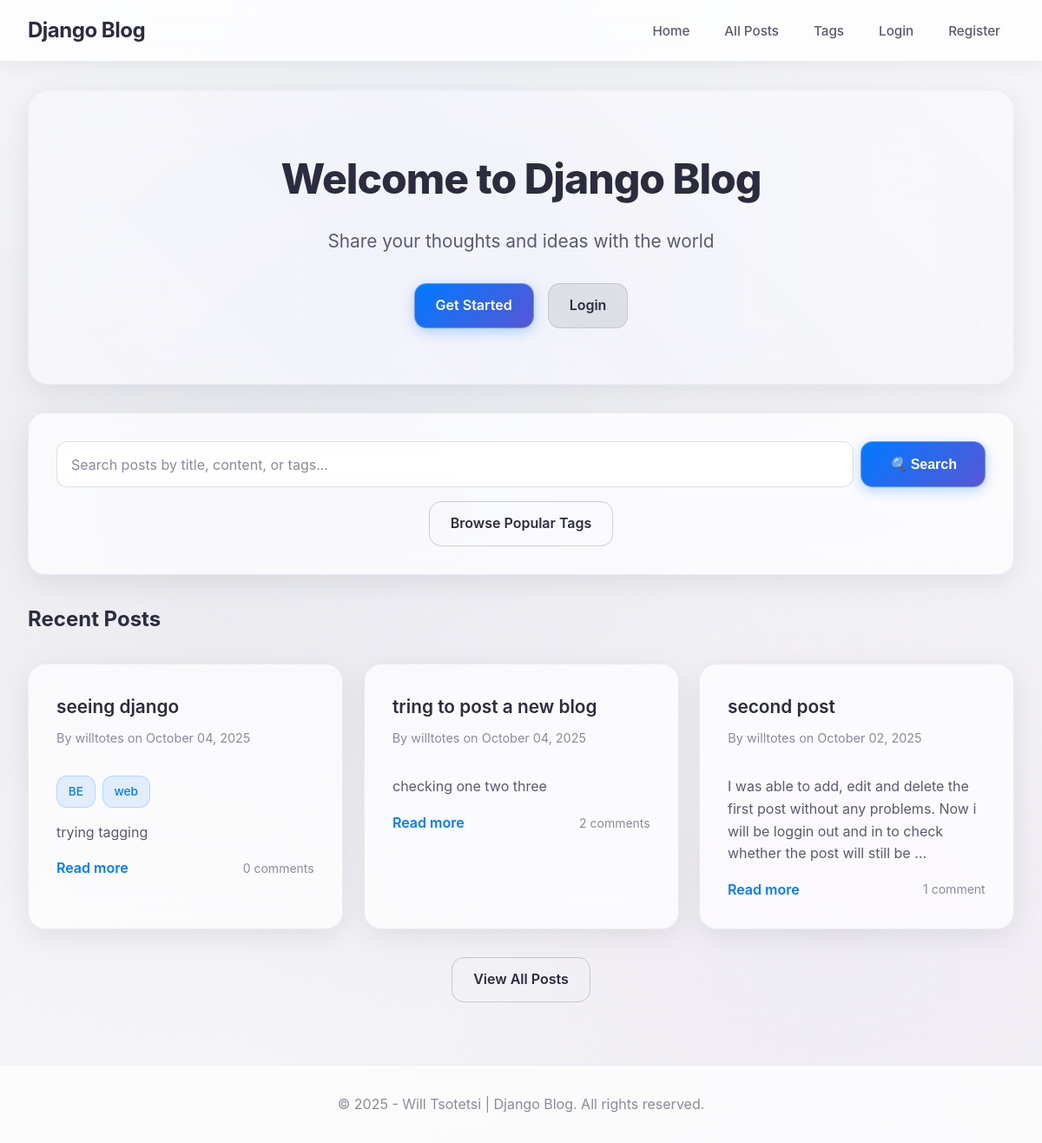
The page / on the database its author committed.
### blog/models.py (models this page shows, shortened)
class Post(models.Model):
    title = models.CharField(max_length=200)
    content = models.TextField()
    published_date = models.DateTimeField(default=timezone.now)
    author = models.ForeignKey(User, on_delete=models.CASCADE)
    tags = TaggableManager(blank=True)
    def comment_count(self):
        return self.comments.count()

### blog/views.py (the view)
# urls.py: path('', views.home, name='home'),
def home(request):
    posts = Post.objects.all().order_by('-published_date')[:3]
    return  render(request, 'blog/home.html', {'posts': posts})

### blog/templates/blog/home.html (shortened to what this page needs)
{% extends "blog/base.html" %}
{% block content %}
<div class="hero-section">
    <h1>Welcome to Django Blog</h1>
    <p>Share your thoughts and ideas with the world</p>
    {% if not user.is_authenticated %}
    <div class="hero-buttons">
        <a href="{% url 'register' %}" class="btn btn-primary">Get Started</a>
        <a href="{% url 'login' %}" class="btn btn-secondary">Login</a>
    </div>
    {% endif %}
</div>
<div class="search-section">
    <div class="search-container">
        <form method="GET" action="{% url 'search' %}" class="search-form">
            <div class="input-group">
                <input type="text" name="q" class="form-control search-input"
                       placeholder="Search posts by title, content, or tags..."
                       value="{{ request.GET.q }}">
                <button type="submit" class="btn btn-primary search-btn">
                    <i class="search-icon">🔍</i> Search
                </button>
            </div>
        </form>
        <div class="search-actions">
            <a href="{% url 'popular-tags' %}" class="btn btn-outline">Browse Popular Tags</a>
        </div>
    </div>
</div>
<div class="recent-posts">
    <h2>Recent Posts</h2>
    {% if posts %}
        <div class="posts-grid">
            {% for post in posts %}
            <article class="post-card">
                <h3><a href="{% url 'post-detail' post.pk %}">{{ post.title }}</a></h3>
                <p class="post-meta">
                    By {{ post.author.username }} on {{ post.published_date|date:"F d, Y" }}
                </p>
                {% if post.tags.all %}
                <div class="post-tags-small">
                    {% for tag in post.tags.all %}
                    <a href="{% url 'tagged-posts' tag.name %}" class="tag tag-small">{{ tag.name }}</a>
                    {% endfor %}
                </div>
                {% endif %}
                <p class="post-excerpt">
                    {{ post.content|truncatewords:30 }}
                </p>
                <div class="post-card-actions">
                    <a href="{% url 'post-detail' post.pk %}" class="read-more">Read more</a>
                    <span class="comment-count-small">{{ post.comment_count }} comment{{ post.comment_count|pluralize }}</span>
                </div>
            </article>
            {% endfor %}
        </div>
        <div class="view-all">
            <a href="{% url 'post-list' %}" class="btn btn-outline">View All Posts</a>
        </div>
    {% else %}
        <div class="no-posts">
            <p>No posts yet. {% if user.is_authenticated %}<a href="{% url 'post-create' %}">Create the first post!</a>{% else %}<a href="{% url 'register' %}">Join now to start writing</a>{% endif %}</p>
        </div>
    {% endif %}
</div>
{% endblock %}

### blog/templates/blog/base.html (shortened to what this page needs)
<!DOCTYPE html>
<html lang="en">
<head>
    {% load static %}
    <link rel="stylesheet" href="{% static '/blog/css/style.css' %}">
</head>
<body>
    <header>
        <nav class="navbar">
            <div class="nav-container">
                <a href="{% url 'home' %}" class="nav-logo">Django Blog</a>
                <ul class="nav-menu">
                    <li class="nav-item">
                        <a href="{% url 'home' %}" class="nav-link">Home</a>
                    </li>
                    <li class="nav-item">
                        <a href="{% url 'post-list' %}" class="nav-link">All Posts</a>
                    </li>
                    <li class="nav-item">
                        <a href="{% url 'popular-tags' %}" class="nav-link">Tags</a>
                    </li>
                    {% if user.is_authenticated %}
                    <li class="nav-item">
                        <a href="{% url 'post-create' %}" class="nav-link">New Post</a>
                    </li>
                    <li class="nav-item">
                        <a href="{% url 'profile' %}" class="nav-link">Profile</a>
                    </li>
                    <li class="nav-item">
                        <span class="nav-link">Welcome, {{ user.username }}</span>
                    </li>
                    <li class="nav-item">
                        <form method="post" action="{% url 'logout' %}" class="logout-form">
                            {% csrf_token %}
                            <button type="submit" class="nav-link btn-logout">Logout</button>
                        </form>
                    </li>
                    {% else %}
                    <li class="nav-item">
                        <a href="{% url 'login' %}" class="nav-link">Login</a>
                    </li>
                    <li class="nav-item">
                        <a href="{% url 'register' %}" class="nav-link">Register</a>
                    </li>
                    {% endif %}
                </ul>
            </div>
        </nav>
    </header>
    <main class="container">
        {% block content %}
        {% endblock %}
    </main>
    <footer>
        <div class="footer-content">
            <p>&copy; 2025 - Will Tsotetsi | Django Blog. All rights reserved.</p>
        </div>
    </footer>
</body>
</html>

### rows shown on the page
Post: title "seeing django", author.username "willtotes", published_date "October 04, 2025", content "trying tagging", comment_count "0"
Tag: name "BE"
Tag: name "web"
Post: title "tring to post a new blog", author.username "willtotes", published_date "October 04, 2025", content "checking one two three", comment_count "2"
Post: title "second post", author.username "willtotes", published_date "October 02, 2025", content "I was able to add, edit and delete the first post without any problems. Now i will be loggin out and in to check whether the post will still be …", comment_count "1"
